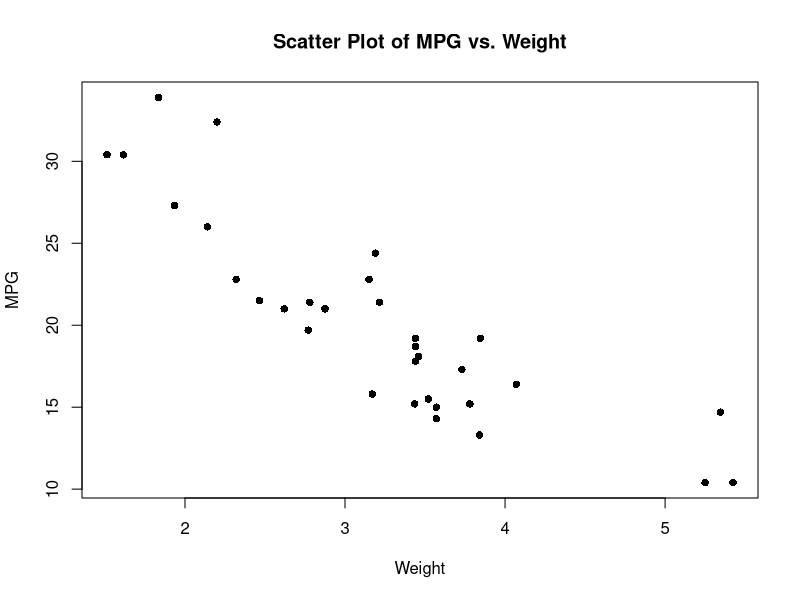
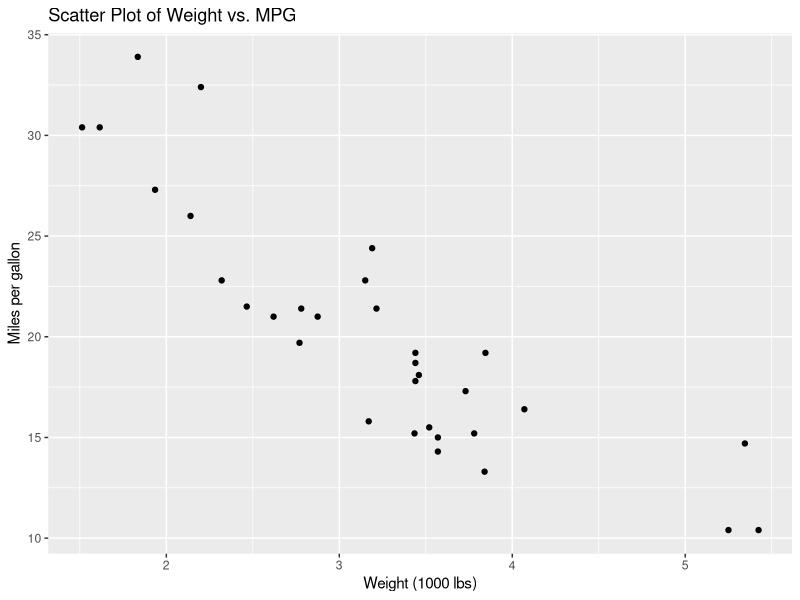
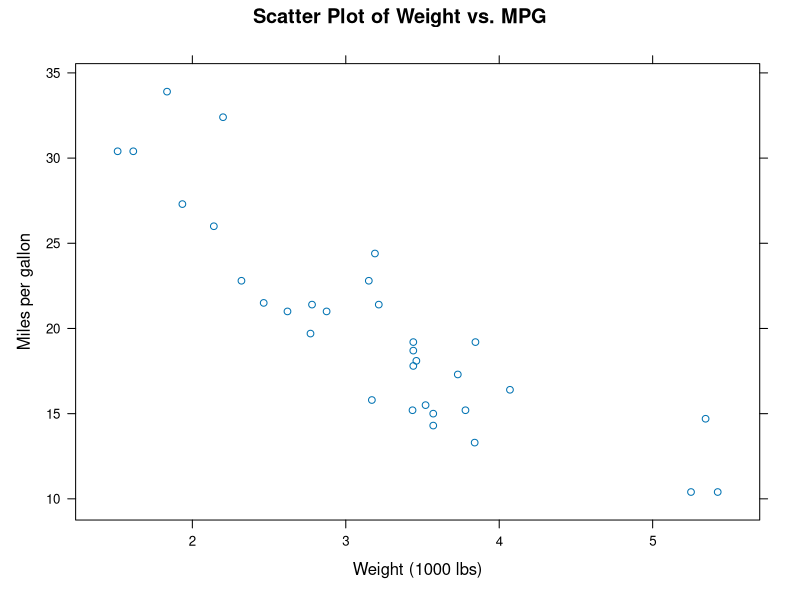
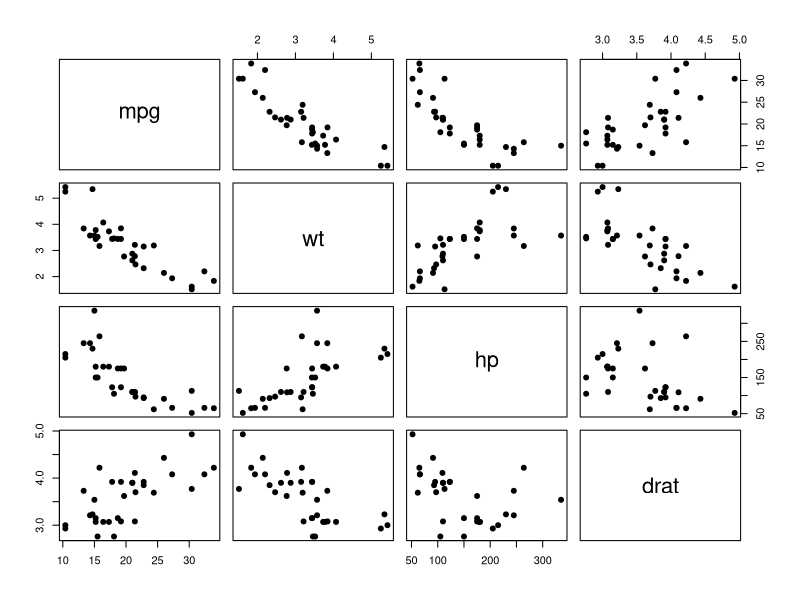
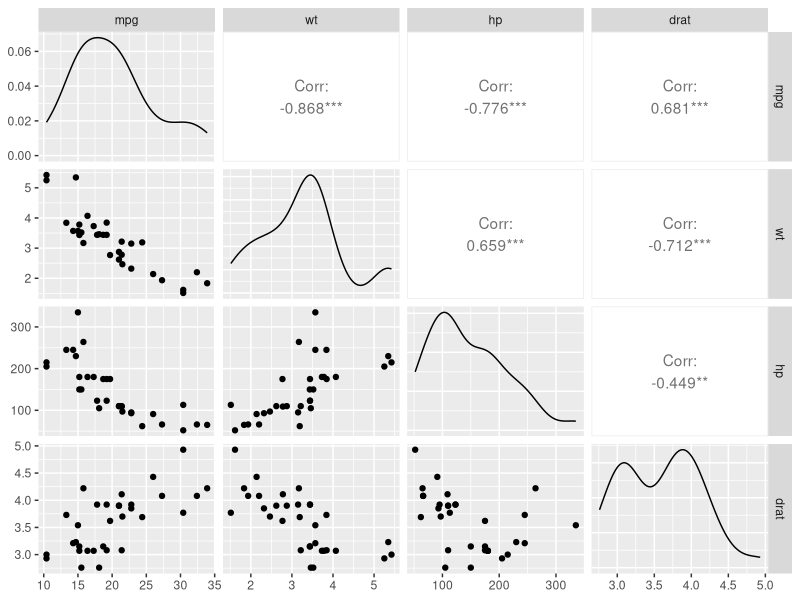
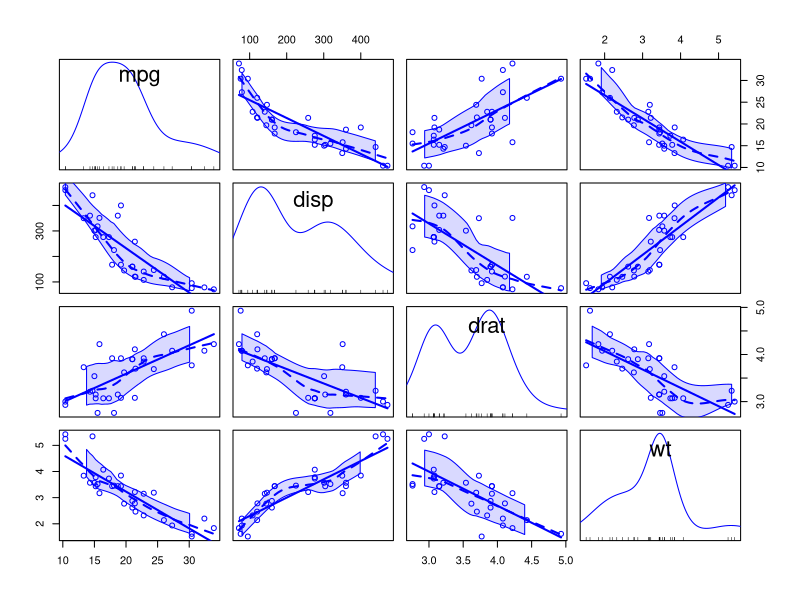
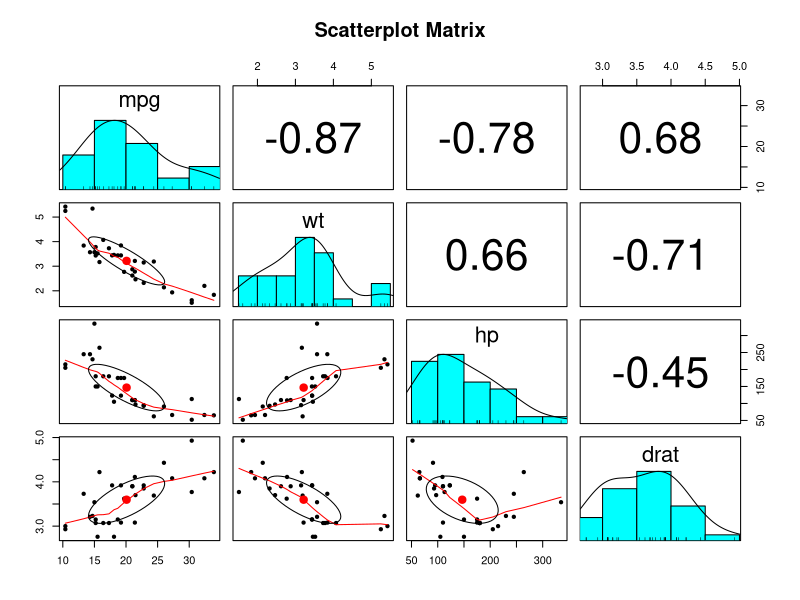
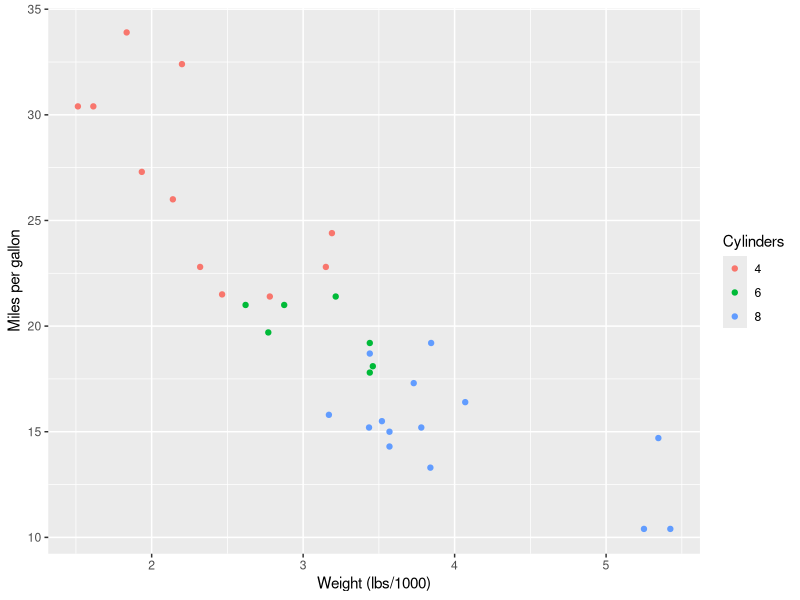

The R source for these figures, in order:
## ---- chunk 1
# Load the required libraries, suppressing annoying startup messages
library(tibble) 
suppressPackageStartupMessages(library(dplyr))
# Read the mtcars dataset into a tibble called tb
data(mtcars)
tb <- as_tibble(mtcars)
attach(tb)
# Convert several numeric columns into factor variables
tb$cyl <- as.factor(tb$cyl)
tb$vs <- as.factor(tb$vs)
tb$am <- as.factor(tb$am)
tb$gear <- as.factor(tb$gear)

attach(tb)
## ---- chunk 2
library(dplyr)

agg <- tb %>%
  group_by(cyl) %>%
  summarise(Avg_MPG = mean(mpg, na.rm = TRUE),
            SD_MPG = sd(mpg, na.rm = TRUE)) 
agg
## ---- chunk 3
# Load the required libraries, suppressing annoying startup messages
library(tibble) 
suppressPackageStartupMessages(library(dplyr))
# Read the mtcars dataset into a tibble called tb
data(mtcars)
tb <- as_tibble(mtcars)
attach(tb)
# Convert several numeric columns into factor variables
tb$cyl <- as.factor(tb$cyl)
tb$vs <- as.factor(tb$vs)
tb$am <- as.factor(tb$am)
tb$gear <- as.factor(tb$gear)

attach(tb)
## ---- chunk 4
plot(tb$wt, tb$mpg, main = "Scatter Plot of MPG vs. Weight",
     xlab = "Weight", ylab = "MPG", pch = 16)

## ---- chunk 5
# Load the ggplot2 package
library(ggplot2)

# Create the scatter plot
ggplot(tb, aes(x = wt, y = mpg)) + 
  geom_point() + 
  xlab("Weight (1000 lbs)") + 
  ylab("Miles per gallon") + 
  ggtitle("Scatter Plot of Weight vs. MPG")

## ---- chunk 6
# Load the Lattice package
library(lattice)

# Create the scatter plot
xyplot(mpg ~ wt, data = tb, 
       xlab = "Weight (1000 lbs)", 
       ylab = "Miles per gallon", 
       main = "Scatter Plot of Weight vs. MPG")

## ---- chunk 7

# scatter plot matrix for mpg, wt, hp, drat
pairs(tb[,c("mpg","wt","hp","drat")], pch = 19)

## ---- chunk 8
# Load the GGally package
library(GGally)

# Create a scatterplot matrix using ggpairs()
ggpairs(tb[,c("mpg","wt","hp","drat")])

## ---- chunk 9
# Load the car package
library(car)

# Create a scatterplot matrix using scatterplotMatrix()
scatterplotMatrix(~ mpg + disp +drat +wt, 
                  data = tb, col = c("blue", "red")) 

## ---- chunk 10
# Load the psych package
library(psych)

# Create a scatterplot matrix using pairs.panels()
pairs.panels(tb[,c("mpg","wt","hp","drat")], 
             main = "Scatterplot Matrix")

## ---- chunk 11
# Load the ggplot2 package
library(ggplot2)

# Create a scatterplot of mpg vs. wt, colored by cyl
ggplot(tb, aes(x = wt, y = mpg, color = factor(cyl))) +
  geom_point() +
  labs(x = "Weight (lbs/1000)", y = "Miles per gallon") +
  scale_color_discrete(name = "Cylinders")

## ---- chunk 12
# Load the ggplot2 package
library(ggplot2)

# Create a scatterplot matrix using ggplot()
ggplot(tb, aes(x = mpg, y = disp)) +
  geom_point() +
  facet_grid(. ~ cyl)

